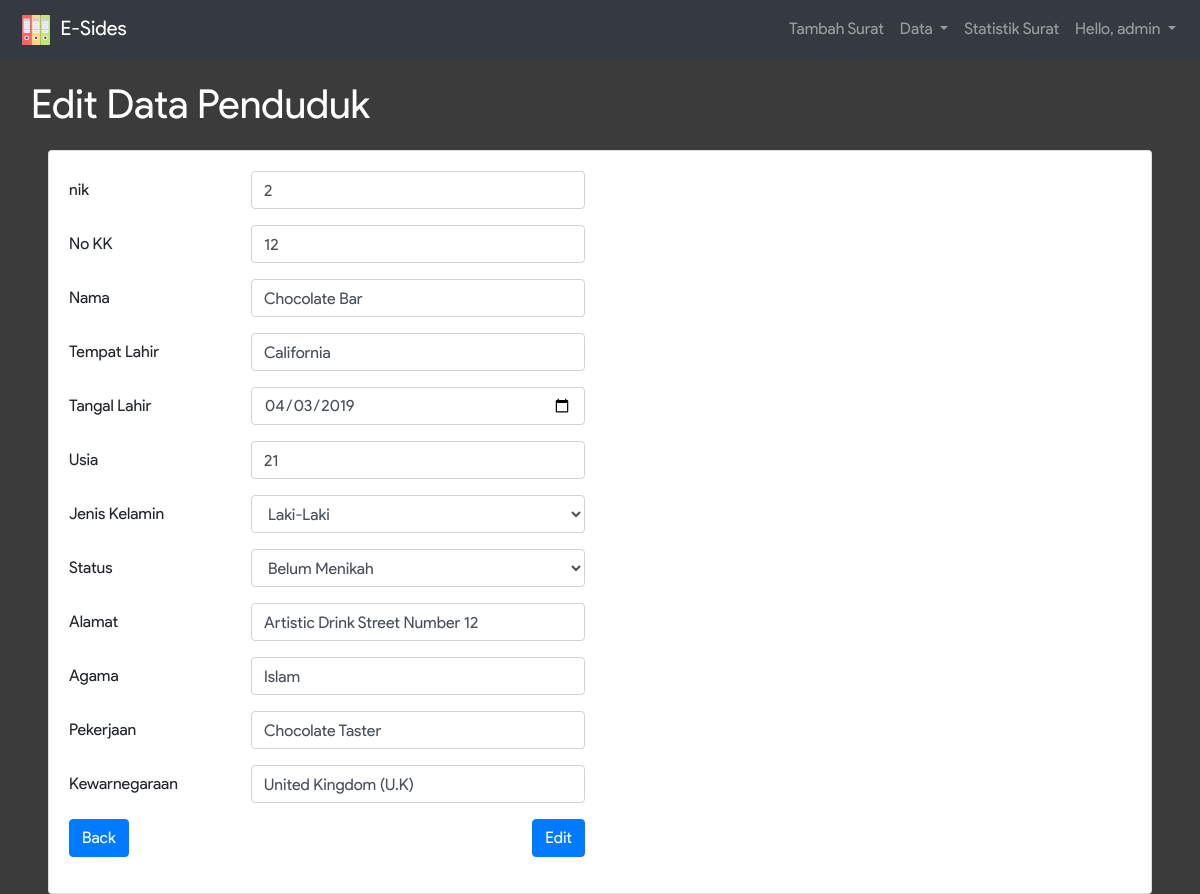
Screenshot of /data_edit_penduduk.php?nik=2 (signed in) with the database file from the repository.
### tables this page shows
CREATE TABLE IF NOT EXISTS `penduduk` (
  `nik` varchar(16) NOT NULL,
  `no_kk` varchar(16) NOT NULL,
  `nama` varchar(50) NOT NULL,
  `tempat_lahir` varchar(20) NOT NULL,
  `tanggal_lahir` date NOT NULL,
  `usia` int(3) NOT NULL,
  `jenis_kelamin` varchar(20) NOT NULL,
  `status` varchar(30) NOT NULL,
  `alamat` text NOT NULL,
  `agama` varchar(10) NOT NULL,
  `pekerjaan` varchar(20) NOT NULL,
  `kewarnegaraan` varchar(20) NOT NULL,
  `tanggal_buat` date NOT NULL
);

### data_edit_penduduk.php (the view, shortened to what this page needs)
<?php
  include_once 'connection.php';
  $a = $_GET['nik'];
  $sql = "SELECT * FROM penduduk WHERE nik = " . $a;
  $result = $conn->query($sql);
  $data = $result->fetch_assoc();
?>
<!DOCTYPE html>
<html>
<head>
  <link rel="stylesheet" href="node_modules/bootstrap/dist/css/bootstrap.min.css">
  <link rel="stylesheet" href="assets/css/infinite.css">
</head>
<body style="background-color: #3B3B3B;">
  <nav class="navbar navbar-expand-lg navbar-dark bg-dark">
      <a class="navbar-brand" href="#">
        <img src="assets/img/office-material.svg" width="40" height="30" alt="">
        E-Sides
      </a>
      <div class="collapse navbar-collapse" id="navbarSupportedContent">
        <ul class="navbar-nav ml-auto">
          <li class="nav-item">
            <a class="nav-link" href="pilih_surat.php">Tambah Surat</a>
          </li>
          <li class="nav-item dropdown">
            <a class="nav-link dropdown-toggle" href="#" id="navbarDropdown" role="button" data-toggle="dropdown" aria-haspopup="true" aria-expanded="false">
              Data
            </a>
          </li>
          <li class="nav-item">
            <a class="nav-link" href="data_chart.php">Statistik Surat</a>
          </li>
          <li class="nav-item dropdown">
            <a class="nav-link dropdown-toggle" href="#" id="navbarDropdown" role="button" data-toggle="dropdown" aria-haspopup="true" aria-expanded="false">
              Hello, <?=$_SESSION['user']?>
            </a>
          </li>
        </ul>
      </div>
    </nav>
    <div class="container-fluid">
       <div class="row">
        <div class="col-sm-12">
          <div class="judul m-3">Edit Data Penduduk</div>
        </div>
        <div class="col-sm-12 px-5">
          <div class="card">
            <div class="card-body">
              <form method="POST" action="data_action_eit_penduduk.php">
                <div class="form-group row">
                  <label for="nik" class="col-sm-2 col-form-label">nik</label>
                  <div class="col-sm-4">
                    <input type="text" class="form-control" id="nik" name="anik" value="<?=$data['nik']?>">
                  </div>
                </div>
                <div class="form-group row">
                  <label for="no_k" class="col-sm-2 col-form-label">No KK</label>
                  <div class="col-sm-4">
                    <input type="text" class="form-control" id="no_k" name="no_kk" value="<?=$data['no_kk']?>">
                  </div>
                </div>
                <div class="form-group row">
                  <label for="namA" class="col-sm-2 col-form-label">Nama</label>
                  <div class="col-sm-4">
                    <input type="text" class="form-control" id="namA" name="nama" value="<?=$data['nama']?>">
                  </div>
                </div>
                <div class="form-group row">
                  <label for="Tempat_Lahir" class="col-sm-2 col-form-label">Tempat Lahir</label>
                  <div class="col-sm-4">
                    <input type="text" class="form-control" id="Tempat_Lahir" name="tempat_lahir" value="<?=$data['tempat_lahir']?>">
                  </div>
                </div>
                <div class="form-group row">
                  <label for="Tanngal_Lahir" class="col-sm-2 col-form-label">Tangal Lahir</label>
                  <div class="col-sm-4">
                    <input type="date" class="form-control" id="Tanngal_Lahir" name="tanggal_lahir" value="<?=$data['tanggal_lahir']?>">
                  </div>
                </div>
                <div class="form-group row">
                  <label for="Usia" class="col-sm-2 col-form-label">Usia</label>
                  <div class="col-sm-4">
                    <input type="number" class="form-control" id="Usia" name="usia" value="<?=$data['usia']?>">
                  </div>
                </div>
                <div class="form-group row">
                  <label for="JenisKelamin" class="col-sm-2 col-form-label">Jenis Kelamin</label>
                  <div class="col-sm-4">
                    <select class="form-control" id="jk" name="jenis_kelamin">
                      <option <?php if($options=="Laki-Laki") echo 'selected="selected"'; ?>>Laki-Laki</option>
                    </select>
                  </div>
                </div>
                <div class="form-group row">
                  <label for="Status" class="col-sm-2 col-form-label">Status</label>
                  <div class="col-sm-4">
                    <select class="form-control" id="stat" name="status">
                      <option <?php if($options=="Belum Menikah") echo 'selected="selected"'; ?>>Belum Menikah</option>
                    </select>
                  </div>
                </div>
                <div class="form-group row">
                  <label for="Alamat" class="col-sm-2 col-form-label">Alamat</label>
                  <div class="col-sm-4">
                    <input type="text" class="form-control" id="Alamat" name="alamat" value="<?=$data['alamat']?>">
                  </div>
                </div>
                <div class="form-group row">
                  <label for="Agama" class="col-sm-2 col-form-label">Agama</label>
                  <div class="col-sm-4">
                    <input type="text" class="form-control" id="Agama" name="agama" value="<?=$data['agama']?>">
                  </div>
                </div>
                <div class="form-group row">
                  <label for="Pekerjaan" class="col-sm-2 col-form-label">Pekerjaan</label>
                  <div class="col-sm-4">
                    <input type="text" class="form-control" id="Pekerjaan" name="pekerjaan" value="<?=$data['pekerjaan']?>">
                  </div>
                </div>
                <div class="form-group row">
                  <label for="KN" class="col-sm-2 col-form-label">Kewarnegaraan</label>
                  <div class="col-sm-4">
                    <input type="text" class="form-control" id="KN" name="kewarnegaraan" value="<?=$data['kewarnegaraan']?>">
                  </div>
                </div>
                <div class="form-group row">
                  <div class="col-sm-6">
                      <a href="data_penduduk.php" class="btn btn-primary">Back</a>
                      <input type="submit" value="Edit" class="btn btn-primary float-right">
                    </div>
                  </div>
                </div>
            </div>
          </div>
        </div>
      </div>
  </body>
</html>

### assets/css/infinite.css (style rules this page uses)
body { width: 100%; height: 100%; font-family: 'Product Sans'; }
.judul { font-size: 40px; color: #FFF; }

### rows the page displays
penduduk: anik "2", no_kk "12", nama "Chocolate Bar", tempat_lahir "California", tanggal_lahir "04/03/2019", usia "21", alamat "Artistic Drink Street Number 12", agama "Islam", pekerjaan "Chocolate Taster", kewarnegaraan "United Kingdom (U.K)"

### other values shown
$_SESSION['user'] "admin"
